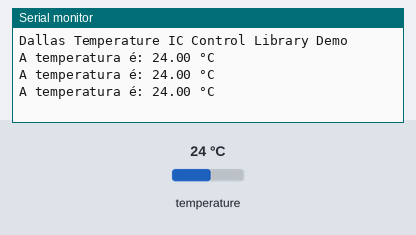
A sketch run on a simulated Arduino Uno, built with avr-gcc and run on an emulated ATmega328P. On the bench: the last lines printed to the serial monitor. The test bench sets the inputs (shaded band); at power-on: temperature 24 °C.

Above: at 2.3 s.
2.4 s: temperature set to 12 °C
At 3.7 s:
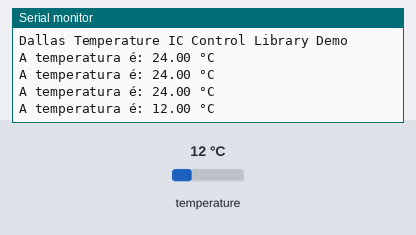
3.9 s: temperature set to 19 °C
At 3.9 s:
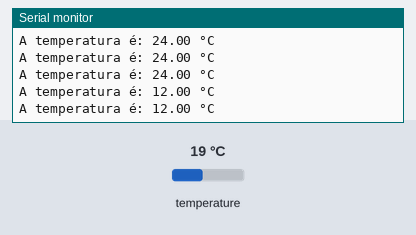
Timing chart, 0 to 6.9 s (numbered marks = the images above; inputs shaded):
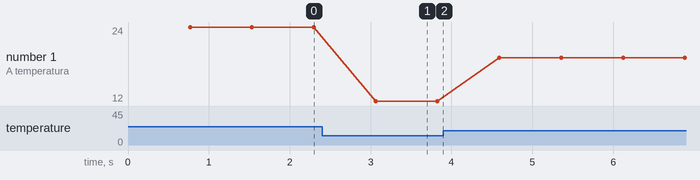

Measured:
- after the input at 2.4 s, the serial monitor: prints a new line after 0.66 s (image 1)
- plotted number 1: 24 → 12 after the input at 2.4 s, 12 → 19 after the input at 3.9 s

The sketch:

medi__oCorreta.ino
```cpp
#include <OneWire.h>
#include <DallasTemperature.h>
#include <locale.h>

// Data wire is plugged into port 2 on the Arduino
#define ONE_WIRE_BUS 2

// Setup a oneWire instance to communicate with any OneWire devices (not just Maxim/Dallas temperature ICs)
OneWire oneWire(ONE_WIRE_BUS);

// Pass our oneWire reference to Dallas Temperature.
DallasTemperature sensors(&oneWire);

void setup(void)
{
  // start serial port
  Serial.begin(9600);
  Serial.println("Dallas Temperature IC Control Library Demo");

  // Start up the library
  sensors.begin();
}

void loop(void)
{
  // call sensors.requestTemperatures() to issue a global temperature
  // request to all devices on the bus
  sensors.requestTemperatures(); // Send the command to get temperatures

  Serial.print("A temperatura é: ");
  Serial.print(sensors.getTempCByIndex(0));
  Serial.println(" °C ");

}
```
